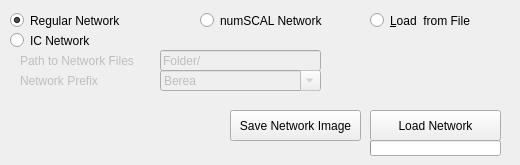
        <widget class="QWidget" name="tab">
         <attribute name="title">
          <string>Source</string>
         </attribute>
         <widget class="QRadioButton" name="statoilNetworkButton">
          <property name="geometry">
           <rect>
            <x>10</x>
            <y>30</y>
            <width>161</width>
            <height>21</height>
           </rect>
          </property>
          <property name="toolTip">
           <string>Imperial College Network</string>
          </property>
          <property name="text">
           <string>IC Network</string>
          </property>
         </widget>
         <widget class="QRadioButton" name="regularNetworkButton">
          <property name="geometry">
           <rect>
            <x>10</x>
            <y>10</y>
            <width>161</width>
            <height>21</height>
           </rect>
          </property>
          <property name="text">
           <string>Regular Network</string>
          </property>
          <property name="checked">
           <bool>true</bool>
          </property>
         </widget>
         <widget class="QLabel" name="pathToExtractedLabel">
          <property name="enabled">
           <bool>false</bool>
          </property>
          <property name="geometry">
           <rect>
            <x>20</x>
            <y>50</y>
            <width>141</width>
            <height>21</height>
           </rect>
          </property>
          <property name="text">
           <string>Path to Network Files</string>
          </property>
         </widget>
         <widget class="QPushButton" name="loadNetworkButton">
          <property name="geometry">
           <rect>
            <x>370</x>
            <y>110</y>
            <width>131</width>
            <height>31</height>
           </rect>
          </property>
          <property name="text">
           <string>Load Network</string>
          </property>
         </widget>
         <widget class="QLineEdit" name="pathToExtractedLineEdit">
          <property name="enabled">
           <bool>false</bool>
          </property>
          <property name="geometry">
           <rect>
            <x>160</x>
            <y>50</y>
            <width>161</width>
            <height>21</height>
           </rect>
          </property>
          <property name="text">
           <string>Folder/</string>
          </property>
         </widget>
         <widget class="QLabel" name="rockPrefixLabel">
          <property name="enabled">
           <bool>false</bool>
          </property>
          <property name="geometry">
           <rect>
            <x>20</x>
            <y>70</y>
            <width>141</width>
            <height>21</height>
           </rect>
          </property>
          <property name="text">
           <string>Network Prefix</string>
          </property>
         </widget>
         <widget class="QRadioButton" name="loadFromFileRadioButton">
          <property name="geometry">
           <rect>
            <x>370</x>
            <y>10</y>
            <width>141</width>
            <height>21</height>
           </rect>
          </property>
          <property name="text">
           <string>&amp;Load  from File</string>
          </property>
          <property name="checked">
           <bool>false</bool>
          </property>
         </widget>
         <widget class="QComboBox" name="rockList">
          <property name="enabled">
           <bool>false</bool>
          </property>
          <property name="geometry">
           <rect>
            <x>160</x>
            <y>70</y>
            <width>161</width>
            <height>21</height>
           </rect>
          </property>
          <property name="editable">
           <bool>true</bool>
          </property>
          <property name="currentText">
           <string>Berea</string>
          </property>
          <item>
           <property name="text">
            <string>Berea</string>
           </property>
          </item>
          <item>
           <property name="text">
            <string>A1</string>
           </property>
          </item>
          <item>
           <property name="text">
            <string>C1</string>
           </property>
          </item>
          <item>
           <property name="text">
            <string>F42A</string>
           </property>
          </item>
          <item>
           <property name="text">
            <string>F42B</string>
           </property>
          </item>
          <item>
           <property name="text">
            <string>F42C</string>
           </property>
          </item>
          <item>
           <property name="text">
            <string>LV60A</string>
           </property>
          </item>
          <item>
           <property name="text">
            <string>LV60B</string>
           </property>
          </item>
          <item>
           <property name="text">
            <string>LV60C</string>
           </property>
          </item>
          <item>
           <property name="text">
            <string>S1</string>
           </property>
          </item>
          <item>
           <property name="text">
            <string>S2</string>
           </property>
          </item>
          <item>
           <property name="text">
            <string>S3</string>
           </property>
          </item>
          <item>
           <property name="text">
            <string>S4</string>
           </property>
          </item>
          <item>
           <property name="text">
            <string>S5</string>
           </property>
          </item>
          <item>
           <property name="text">
            <string>S6</string>
           </property>
          </item>
          <item>
           <property name="text">
            <string>S7</string>
           </property>
          </item>
          <item>
           <property name="text">
            <string>S8</string>
           </property>
          </item>
          <item>
           <property name="text">
            <string>S9</string>
           </property>
          </item>
         </widget>
         <widget class="QPushButton" name="saveNetworkImageButton">
          <property name="geometry">
           <rect>
            <x>230</x>
            <y>110</y>
            <width>131</width>
            <height>31</height>
           </rect>
          </property>
          <property name="text">
           <string>Save Network Image</string>
          </property>
         </widget>
         <widget class="QProgressBar" name="networkBuildingProgressBar">
          <property name="geometry">
           <rect>
            <x>370</x>
            <y>140</y>
            <width>131</width>
            <height>16</height>
           </rect>
          </property>
          <property name="value">
           <number>0</number>
          </property>
          <property name="textVisible">
           <bool>false</bool>
          </property>
         </widget>
         <widget class="QRadioButton" name="numscalNetworkButton">
          <property name="geometry">
           <rect>
            <x>200</x>
            <y>10</y>
            <width>141</width>
            <height>21</height>
           </rect>
          </property>
          <property name="text">
           <string>numSCAL Network</string>
          </property>
         </widget>
        </widget>
